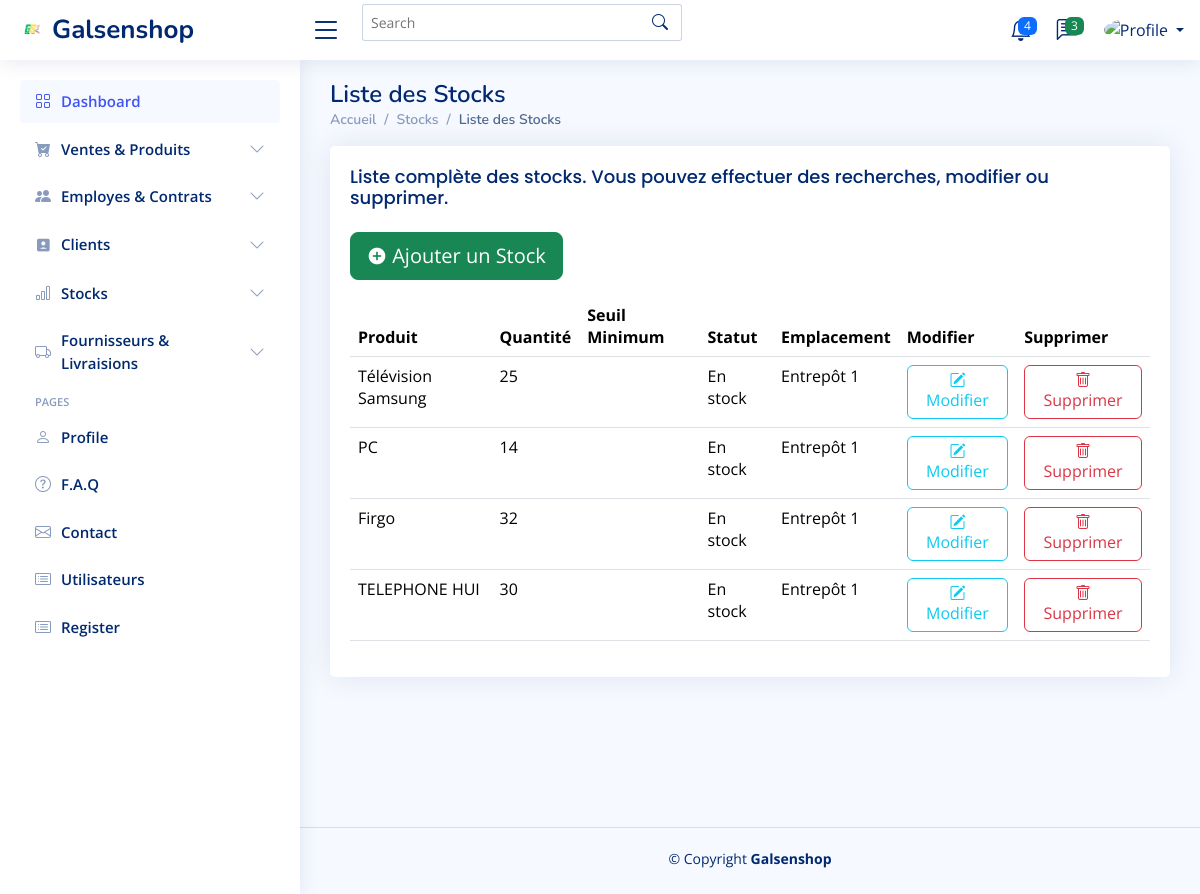
Screenshot of /stocks/ with the database file from the repository.
### application/models.py (models this page shows, shortened)
class Stock(models.Model):
    STATUT_CHOICES = [
        ('en_stock', 'En stock'),
        ('rupture', 'Rupture'),
        ('en_approvisionnement', 'En approvisionnement'),
        ('reserve', 'Réservé'),
    ]
    EMPLACEMENT_CHOICES = [
        ('entrepot_1', 'Entrepôt 1'),
        ('entrepot_2', 'Entrepôt 2'),
        ('magasin', 'Magasin'),
        ('reserve', 'Réserve'),
        ('autre', 'Autre'),
    ]
    produit = models.OneToOneField(Produit, on_delete=models.CASCADE, related_name='stock')
    emplacement = models.CharField(max_length=50, choices=EMPLACEMENT_CHOICES, default='entrepot_1')
    quantite = models.PositiveIntegerField(default=0)
    statut = models.CharField(max_length=20, choices=STATUT_CHOICES, default='en_stock')  # Statut du stock
    date_ajout = models.DateTimeField(auto_now_add=True)

class Produit(models.Model):
    nom = models.CharField(max_length=100)
    description = models.TextField(blank=True, null=True)
    prix = models.DecimalField(max_digits=10, decimal_places=2)
    categorie = models.ForeignKey('Categorie', on_delete=models.CASCADE, related_name='produits')
    actif = models.BooleanField(choices=[(True, 'Disponible'), (False, 'Indisponible')], default=False)
    image = models.ImageField(upload_to='produits/', blank=True, null=True)

### application/views.py (the view)
# urls.py: path('stocks/', views.liste_stocks, name='liste_stocks'),
def liste_stocks(request):
    stocks = Stock.objects.all().select_related('produit')  # Utilisation de select_related pour optimiser les requêtes
    return render(request, 'stock/liste_stock.html', {'stocks': stocks})

### templates/stock/liste_stock.html (shortened to what this page needs)
{% extends "base.html" %} {% load static %} {% block content %}
<main id="main" class="main">
  <div class="pagetitle">
    <h1>Liste des Stocks</h1>
    <nav>
      <ol class="breadcrumb">
        <li class="breadcrumb-item"><a href="{% url 'home' %}">Accueil</a></li>
        <li class="breadcrumb-item">Stocks</li>
        <li class="breadcrumb-item active">Liste des Stocks</li>
      </ol>
    </nav>
  </div>
  <section class="section">
    <div class="row">
      <div class="col-lg-12">
        <div class="card">
          <div class="card-body">
            <h5 class="card-title">
              Liste complète des stocks. Vous pouvez effectuer des recherches,
              modifier ou supprimer.
            </h5>
            <p>
              <button
                type="button"
                class="btn btn-success btn-lg"
                onclick="window.location.href='{% url 'ajouter_stock' %}'"
              >
                <i class="ri-add-circle-fill"></i> Ajouter un Stock
              </button>
            </p>
            <table class="table datatable">
              <thead>
                <tr>
                  <th>Produit</th>
                  <th>Quantité</th>
                  <th>Seuil Minimum</th>
                  <th>Statut</th>
                  <th>Emplacement</th>
                  <th>Modifier</th>
                  <th>Supprimer</th>
                </tr>
              </thead>
              <tbody>
                {% for stock in stocks %}
                <tr>
                  <td>{{ stock.produit.nom }}</td>
                  <td>{{ stock.quantite }}</td>
                  <td>{{ stock.seuil_minimum }}</td>
                  <td>{{ stock.get_statut_display }}</td>
                  <td>{{ stock.get_emplacement_display }}</td>
                  <td>
                    <a
                      class="btn btn-outline-info"
                      href="{% url 'modifier_stock' stock.id %}"
                    >
                      <i class="bi bi-pencil-square"></i> Modifier
                    </a>
                  </td>
                  <td>
                    <a
                      href="#"
                      class="btn btn-outline-danger"
                      data-bs-toggle="modal"
                      data-bs-target="#deleteModal{{ stock.id }}"
                    >
                      <i class="bi bi-trash"></i> Supprimer
                    </a>
                  </td>
                </tr>
                {% endfor %}
              </tbody>
            </table>
          </div>
        </div>
      </div>
    </div>
  </section>
</main>
{% endblock content %}

### templates/base.html (shortened to what this page needs)
{% load static %} {% block content %} {% endblock %}
<!DOCTYPE html>
<html lang="en">
  <head>
    <link
      href="{% static 'assets/vendor/bootstrap/css/bootstrap.min.css'%}"
      rel="stylesheet"
    />
    <link
      href="{% static 'assets/vendor/bootstrap-icons/bootstrap-icons.css'%}"
      rel="stylesheet"
    />
    <link
      href="{% static 'assets/vendor/boxicons/css/boxicons.min.css'%}"
      rel="stylesheet"
    />
    <link
      href="{% static 'assets/vendor/quill/quill.snow.css'%}"
      rel="stylesheet"
    />
    <link
      href="{% static 'assets/vendor/quill/quill.bubble.css' %}"
      rel="stylesheet"
    />
    <link
      href="{% static 'assets/vendor/remixicon/remixicon.css' %}"
      rel="stylesheet"
    />
    <link
      href="{% static 'assets/vendor/simple-datatables/style.css' %}"
      rel="stylesheet"
    />
    <link href="{% static 'assets/css/style.css' %}" rel="stylesheet" />
  </head>
  <body>
    <header id="header" class="header fixed-top d-flex align-items-center">
      <div class="d-flex align-items-center justify-content-between">
        <a href="{% url 'home' %}" class="logo d-flex align-items-center">
          <img src="{% static 'assets/img/logo.png' %}" alt="" />
          <span class="d-none d-lg-block">Galsenshop</span>
        </a>
        <i class="bi bi-list toggle-sidebar-btn"></i>
      </div>
      <div class="search-bar">
        <form
          class="search-form d-flex align-items-center"
          method="POST"
          action="#"
        >
          <input
            type="text"
            name="query"
            placeholder="Search"
            title="Enter search keyword"
          />
          <button type="submit" title="Search">
            <i class="bi bi-search"></i>
          </button>
        </form>
      </div>
      <nav class="header-nav ms-auto">
        <ul class="d-flex align-items-center">
          <li class="nav-item dropdown">
            <a class="nav-link nav-icon" href="#" data-bs-toggle="dropdown">
              <span class="badge bg-primary badge-number">4</span> </a
            >
          </li>
          <li class="nav-item dropdown">
            <a class="nav-link nav-icon" href="#" data-bs-toggle="dropdown">
              <span class="badge bg-success badge-number">3</span> </a
            >
          </li>
          <li class="nav-item dropdown pe-3">
            <a
              class="nav-link nav-profile d-flex align-items-center pe-0"
              href="#"
              data-bs-toggle="dropdown"
            >
              <img
                src="{{ user.profile.image.url }}"
                alt="Profile"
                class="rounded-circle"
              />
              <span class="d-none d-md-block dropdown-toggle ps-2"
                >{{ user.username}}</span
              > </a
            >
          </li>
        </ul>
      </nav>
    </header>
    <aside id="sidebar" class="sidebar">
      <ul class="sidebar-nav" id="sidebar-nav">
        <li class="nav-item">
          <a class="nav-link" href="{% url 'home' %}">
            <i class="bi bi-grid"></i>
            <span>Dashboard</span>
          </a>
        </li>
        <li class="nav-item">
          <a
            class="nav-link collapsed"
            data-bs-target="#components-nav"
            data-bs-toggle="collapse"
            href="#"
          >
            <i class="bi bi-cart-check-fill"></i><span>Ventes & Produits</span
            ><i class="bi bi-chevron-down ms-auto"></i>
          </a>
        </li>
        <li class="nav-item">
          <a
            class="nav-link collapsed"
            data-bs-target="#forms-nav"
            data-bs-toggle="collapse"
            href="#"
          >
            <i class="bi bi-people-fill"></i><span>Employes & Contrats</span
            ><i class="bi bi-chevron-down ms-auto"></i>
          </a>
        </li>
        <li class="nav-item">
          <a
            class="nav-link collapsed"
            data-bs-target="#tables-nav"
            data-bs-toggle="collapse"
            href="#"
          >
            <i class="ri-account-box-fill"></i><span>Clients</span
            ><i class="bi bi-chevron-down ms-auto"></i>
          </a>
        </li>
        <li class="nav-item">
          <a
            class="nav-link collapsed"
            data-bs-target="#charts-nav"
            data-bs-toggle="collapse"
            href="#"
          >
            <i class="bi bi-bar-chart"></i><span>Stocks</span
            ><i class="bi bi-chevron-down ms-auto"></i>
          </a>
        </li>
        <li class="nav-item">
          <a
            class="nav-link collapsed"
            data-bs-target="#icons-nav"
            data-bs-toggle="collapse"
            href="#"
          >
            <i class="bi bi-truck"></i><span>Fournisseurs & Livraisions</span
            ><i class="bi bi-chevron-down ms-auto"></i>
          </a>
        </li>
        <li class="nav-heading">Pages</li>
        <li class="nav-item">
          <a class="nav-link collapsed" href="{% url 'profil_utilisateur' %}">
            <i class="bi bi-person"></i>
            <span>Profile</span>
          </a>
        </li>
        <li class="nav-item">
          <a class="nav-link collapsed" href="pages-faq.html">
            <i class="bi bi-question-circle"></i>
            <span>F.A.Q</span>
          </a>
        </li>
        <li class="nav-item">
          <a class="nav-link collapsed" href="#">
            <i class="bi bi-envelope"></i>
            <span>Contact</span>
          </a>
        </li>
        <li class="nav-item">
          <a class="nav-link collapsed" href="#">
            <i class="bi bi-card-list"></i>
            <span>Utilisateurs</span>
          </a>
        </li>
        <li class="nav-item">
          <a class="nav-link collapsed" href="{% url 'ajouter_utilisateur' %}">
            <i class="bi bi-card-list"></i>
            <span>Register</span>
          </a>
        </li>
      </ul>
    </aside>
    <main id="main" class="main"></main>
    <footer id="footer" class="footer">
      <div class="copyright">
        &copy; Copyright <strong><span>Galsenshop</span></strong
        >
      </div>
      <div class="credits">
      </div>
    </footer>
</html>

### static/assets/css/style.css (style rules this page uses)
:root { scroll-behavior: smooth; }
body { font-family: "Open Sans", sans-serif; background: #f6f9ff; color: #444444; }
a { color: #4154f1; text-decoration: none; }
h1, h2, h3, h4, h5, h6 { font-family: "Nunito", sans-serif; }
#main { margin-top: 60px; padding: 20px 30px; transition: all 0.3s; }
.pagetitle { margin-bottom: 10px; }
.pagetitle h1 { font-size: 24px; margin-bottom: 0; font-weight: 600; color: #012970; }
.card { margin-bottom: 30px; border: none; border-radius: 5px; box-shadow: 0px 0 30px rgba(1, 41, 112, 0.1); }
.card-title { padding: 20px 0 15px 0; font-size: 18px; font-weight: 500; color: #012970; font-family: "Poppins", sans-serif; }
.card-body { padding: 0 20px 20px 20px; }
.breadcrumb { font-size: 14px; font-family: "Nunito", sans-serif; color: #899bbd; font-weight: 600; }
.breadcrumb a { color: #899bbd; transition: 0.3s; }
.breadcrumb .breadcrumb-item::before { color: #899bbd; }
.breadcrumb .active { color: #51678f; font-weight: 600; }
.logo { line-height: 1; }
@media (min-width: 1200px) { .logo { width: 280px; } }
.logo img { max-height: 26px; margin-right: 6px; }
.logo span { font-size: 26px; font-weight: 700; color: #012970; font-family: "Nunito", sans-serif; }
.header { transition: all 0.5s; z-index: 997; height: 60px; box-shadow: 0px 2px 20px rgba(1, 41, 112, 0.1); background-color: #fff; padding-left: 20px; }
.header .toggle-sidebar-btn { font-size: 32px; padding-left: 10px; cursor: pointer; color: #012970; }
.header .search-bar { min-width: 360px; padding: 0 20px; }
.header .search-form { width: 100%; }
.header .search-form input { border: 0; font-size: 14px; color: #012970; border: 1px solid rgba(1, 41, 112, 0.2); padding: 7px 38px 7px 8px; border-radius: 3px; transition: 0.3s; width: 100%; }
.header .search-form button { border: 0; padding: 0; margin-left: -30px; background: none; }
.header .search-form button i { color: #012970; }
.header-nav ul { list-style: none; }
.header-nav>ul { margin: 0; padding: 0; }
.header-nav .nav-icon { font-size: 22px; color: #012970; margin-right: 25px; position: relative; }
.header-nav .nav-profile { color: #012970; }
.header-nav .nav-profile img { max-height: 36px; }
.header-nav .nav-profile span { font-size: 14px; font-weight: 600; }
.header-nav .badge-number { position: absolute; inset: -2px -5px auto auto; font-weight: normal; font-size: 12px; padding: 3px 6px; }
.sidebar { position: fixed; top: 60px; left: 0; bottom: 0; width: 300px; z-index: 996; transition: all 0.3s; padding: 20px; overflow-y: auto; scrollbar-width: thin; scrollbar-color: #aab7cf transparent; box-shadow: 0px 0px 20px rgba(1, 41, 112, 0.1); background-color: #fff; }
@media (min-width: 1200px) { #main, #footer { margin-left: 300px; } }
.sidebar-nav { padding: 0; margin: 0; list-style: none; }
.sidebar-nav li { padding: 0; margin: 0; list-style: none; }
.sidebar-nav .nav-item { margin-bottom: 5px; }
.sidebar-nav .nav-heading { font-size: 11px; text-transform: uppercase; color: #899bbd; font-weight: 600; margin: 10px 0 5px 15px; }
.sidebar-nav .nav-link { display: flex; align-items: center; font-size: 15px; font-weight: 600; color: #4154f1; transition: 0.3; background: #f6f9ff; padding: 10px 15px; border-radius: 4px; }
.sidebar-nav .nav-link i { font-size: 16px; margin-right: 10px; color: #4154f1; }
.sidebar-nav .nav-link.collapsed { color: #012970; background: #fff; }
.sidebar-nav .nav-link.collapsed i { color: #899bbd; }
.sidebar-nav .nav-link .bi-chevron-down { margin-right: 0; transition: transform 0.2s ease-in-out; }
.footer { padding: 20px 0; font-size: 14px; transition: all 0.3s; border-top: 1px solid #cddfff; }
.footer .copyright { text-align: center; color: #012970; }
.footer .credits { padding-top: 5px; text-align: center; font-size: 13px; color: #012970; }

### rows the page displays
Stock: produit.nom "Télévision Samsung", quantite "25", statut "En stock", emplacement "Entrepôt 1"
Stock: produit.nom "PC", quantite "14", statut "En stock", emplacement "Entrepôt 1"
Stock: produit.nom "Firgo", quantite "32", statut "En stock", emplacement "Entrepôt 1"
Stock: produit.nom "TELEPHONE HUI", quantite "30", statut "En stock", emplacement "Entrepôt 1"
